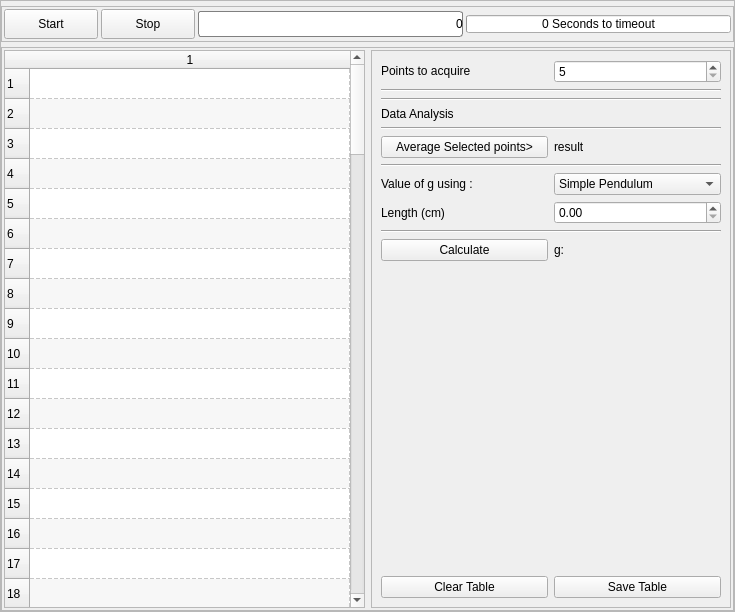
<?xml version="1.0" encoding="UTF-8"?>
<ui version="4.0">
 <class>MainWindow</class>
 <widget class="QMainWindow" name="MainWindow">
  <property name="geometry">
   <rect>
    <x>0</x>
    <y>0</y>
    <width>735</width>
    <height>612</height>
   </rect>
  </property>
  <property name="windowTitle">
   <string>MainWindow</string>
  </property>
  <widget class="QWidget" name="centralwidget">
   <layout class="QGridLayout" name="gridLayout_3">
    <property name="margin">
     <number>0</number>
    </property>
    <item row="0" column="0">
     <widget class="QFrame" name="widgetFrameOuter">
      <property name="sizePolicy">
       <sizepolicy hsizetype="Preferred" vsizetype="Preferred">
        <horstretch>0</horstretch>
        <verstretch>0</verstretch>
       </sizepolicy>
      </property>
      <property name="styleSheet">
       <string notr="true"/>
      </property>
      <property name="frameShape">
       <enum>QFrame::StyledPanel</enum>
      </property>
      <property name="frameShadow">
       <enum>QFrame::Raised</enum>
      </property>
      <property name="class" stdset="0">
       <string>PeripheralCollection</string>
      </property>
      <layout class="QVBoxLayout" name="verticalLayout_3">
       <property name="spacing">
        <number>5</number>
       </property>
       <property name="leftMargin">
        <number>0</number>
       </property>
       <property name="topMargin">
        <number>5</number>
       </property>
       <property name="rightMargin">
        <number>0</number>
       </property>
       <property name="bottomMargin">
        <number>0</number>
       </property>
       <item>
        <widget class="QFrame" name="frame_4">
         <property name="sizePolicy">
          <sizepolicy hsizetype="Preferred" vsizetype="Maximum">
           <horstretch>0</horstretch>
           <verstretch>0</verstretch>
          </sizepolicy>
         </property>
         <property name="frameShape">
          <enum>QFrame::StyledPanel</enum>
         </property>
         <property name="frameShadow">
          <enum>QFrame::Raised</enum>
         </property>
         <layout class="QHBoxLayout" name="horizontalLayout_2">
          <property name="spacing">
           <number>3</number>
          </property>
          <property name="margin">
           <number>2</number>
          </property>
          <item>
           <widget class="QPushButton" name="pushButton">
            <property name="minimumSize">
             <size>
              <width>94</width>
              <height>30</height>
             </size>
            </property>
            <property name="text">
             <string>Start</string>
            </property>
           </widget>
          </item>
          <item>
           <widget class="QPushButton" name="pushButton_3">
            <property name="minimumSize">
             <size>
              <width>94</width>
              <height>30</height>
             </size>
            </property>
            <property name="text">
             <string>Stop</string>
            </property>
           </widget>
          </item>
          <item>
           <widget class="QProgressBar" name="progressBar">
            <property name="styleSheet">
             <string notr="true">QProgressBar:horizontal {
border: 1px solid gray;
border-radius: 3px;
background: white;
padding: 1px;
text-align: right;
margin-right: 5ex;
}
QProgressBar::chunk:horizontal {
background: qlineargradient(x1: 0, y1: 0.5, x2: 1, y2: 0.5, stop: 0 #467, stop:1 white);
margin-right: 1px; /* space */
width: 5px;
}</string>
            </property>
            <property name="maximum">
             <number>2500</number>
            </property>
            <property name="value">
             <number>0</number>
            </property>
            <property name="format">
             <string>%v</string>
            </property>
           </widget>
          </item>
          <item>
           <widget class="QProgressBar" name="timerProgress">
            <property name="maximumSize">
             <size>
              <width>16777215</width>
              <height>18</height>
             </size>
            </property>
            <property name="toolTip">
             <string>Time left before the stopwatch overflows.
 Oscillations must finish within this time limit</string>
            </property>
            <property name="styleSheet">
             <string notr="true"/>
            </property>
            <property name="maximum">
             <number>60</number>
            </property>
            <property name="value">
             <number>0</number>
            </property>
            <property name="textVisible">
             <bool>true</bool>
            </property>
            <property name="format">
             <string>%v Seconds to timeout</string>
            </property>
           </widget>
          </item>
         </layout>
        </widget>
       </item>
       <item>
        <widget class="QFrame" name="frame_2">
         <property name="sizePolicy">
          <sizepolicy hsizetype="Expanding" vsizetype="Preferred">
           <horstretch>0</horstretch>
           <verstretch>0</verstretch>
          </sizepolicy>
         </property>
         <property name="minimumSize">
          <size>
           <width>0</width>
           <height>50</height>
          </size>
         </property>
         <property name="frameShape">
          <enum>QFrame::StyledPanel</enum>
         </property>
         <property name="frameShadow">
          <enum>QFrame::Raised</enum>
         </property>
         <property name="class" stdset="0">
          <string>PeripheralCollectionInner</string>
         </property>
         <layout class="QHBoxLayout" name="horizontalLayout">
          <property name="margin">
           <number>2</number>
          </property>
          <item>
           <widget class="QTableWidget" name="resultsTable">
            <property name="sizePolicy">
             <sizepolicy hsizetype="Preferred" vsizetype="Expanding">
              <horstretch>0</horstretch>
              <verstretch>0</verstretch>
             </sizepolicy>
            </property>
            <property name="minimumSize">
             <size>
              <width>360</width>
              <height>0</height>
             </size>
            </property>
            <property name="toolTip">
             <string>List of time periods for complete oscillations.
Click and drag to select points.
Hold down CTRL key and click to select non consecutive points</string>
            </property>
            <property name="alternatingRowColors">
             <bool>true</bool>
            </property>
            <property name="textElideMode">
             <enum>Qt::ElideMiddle</enum>
            </property>
            <property name="gridStyle">
             <enum>Qt::DashLine</enum>
            </property>
            <property name="rowCount">
             <number>100</number>
            </property>
            <property name="columnCount">
             <number>1</number>
            </property>
            <attribute name="horizontalHeaderDefaultSectionSize">
             <number>150</number>
            </attribute>
            <attribute name="horizontalHeaderMinimumSectionSize">
             <number>40</number>
            </attribute>
            <attribute name="horizontalHeaderStretchLastSection">
             <bool>true</bool>
            </attribute>
            <row/>
            <row/>
            <row/>
            <row/>
            <row/>
            <row/>
            <row/>
            <row/>
            <row/>
            <row/>
            <row/>
            <row/>
            <row/>
            <row/>
            <row/>
            <row/>
            <row/>
            <row/>
            <row/>
            <row/>
            <row/>
            <row/>
            <row/>
            <row/>
            <row/>
            <row/>
            <row/>
            <row/>
            <row/>
            <row/>
            <row/>
            <row/>
            <row/>
            <row/>
            <row/>
            <row/>
            <row/>
            <row/>
            <row/>
            <row/>
            <row/>
            <row/>
            <row/>
            <row/>
            <row/>
            <row/>
            <row/>
            <row/>
            <row/>
            <row/>
            <row/>
            <row/>
            <row/>
            <row/>
            <row/>
            <row/>
            <row/>
            <row/>
            <row/>
            <row/>
            <row/>
            <row/>
            <row/>
            <row/>
            <row/>
            <row/>
            <row/>
            <row/>
            <row/>
            <row/>
            <row/>
            <row/>
            <row/>
            <row/>
            <row/>
            <row/>
            <row/>
            <row/>
            <row/>
            <row/>
            <row/>
            <row/>
            <row/>
            <row/>
            <row/>
            <row/>
            <row/>
            <row/>
            <row/>
            <row/>
            <row/>
            <row/>
            <row/>
            <row/>
            <row/>
            <row/>
            <row/>
            <row/>
            <row/>
            <row/>
            <column/>
           </widget>
          </item>
          <item>
           <widget class="QFrame" name="frame_3">
            <property name="sizePolicy">
             <sizepolicy hsizetype="Minimum" vsizetype="Preferred">
              <horstretch>0</horstretch>
              <verstretch>0</verstretch>
             </sizepolicy>
            </property>
            <property name="frameShape">
             <enum>QFrame::StyledPanel</enum>
            </property>
            <property name="frameShadow">
             <enum>QFrame::Raised</enum>
            </property>
            <layout class="QGridLayout" name="gridLayout_2">
             <item row="10" column="1">
              <widget class="QComboBox" name="comboBox">
               <item>
                <property name="text">
                 <string>Simple Pendulum</string>
                </property>
               </item>
               <item>
                <property name="text">
                 <string>Rod Pendulum</string>
                </property>
               </item>
              </widget>
             </item>
             <item row="8" column="0" colspan="2">
              <widget class="Line" name="line">
               <property name="minimumSize">
                <size>
                 <width>0</width>
                 <height>0</height>
                </size>
               </property>
               <property name="lineWidth">
                <number>1</number>
               </property>
               <property name="midLineWidth">
                <number>0</number>
               </property>
               <property name="orientation">
                <enum>Qt::Horizontal</enum>
               </property>
              </widget>
             </item>
             <item row="13" column="0">
              <widget class="QPushButton" name="pushButton_6">
               <property name="text">
                <string>Calculate</string>
               </property>
              </widget>
             </item>
             <item row="4" column="0" colspan="2">
              <widget class="Line" name="line_2">
               <property name="minimumSize">
                <size>
                 <width>30</width>
                 <height>0</height>
                </size>
               </property>
               <property name="lineWidth">
                <number>1</number>
               </property>
               <property name="midLineWidth">
                <number>0</number>
               </property>
               <property name="orientation">
                <enum>Qt::Horizontal</enum>
               </property>
              </widget>
             </item>
             <item row="15" column="0">
              <spacer name="verticalSpacer">
               <property name="orientation">
                <enum>Qt::Vertical</enum>
               </property>
               <property name="sizeHint" stdset="0">
                <size>
                 <width>20</width>
                 <height>40</height>
                </size>
               </property>
              </spacer>
             </item>
             <item row="5" column="1">
              <widget class="QLabel" name="averageLabel">
               <property name="text">
                <string>result</string>
               </property>
              </widget>
             </item>
             <item row="10" column="0">
              <widget class="QLabel" name="averageLabel_2">
               <property name="text">
                <string>Value of g using :</string>
               </property>
              </widget>
             </item>
             <item row="11" column="0">
              <widget class="QLabel" name="label_2">
               <property name="text">
                <string>Length (cm)</string>
               </property>
              </widget>
             </item>
             <item row="5" column="0">
              <widget class="QPushButton" name="pushButton_4">
               <property name="toolTip">
                <string>Obtain average of data points selected in the table</string>
               </property>
               <property name="text">
                <string>Average Selected points&gt;</string>
               </property>
              </widget>
             </item>
             <item row="3" column="0">
              <widget class="QLabel" name="label">
               <property name="sizePolicy">
                <sizepolicy hsizetype="Preferred" vsizetype="Maximum">
                 <horstretch>0</horstretch>
                 <verstretch>0</verstretch>
                </sizepolicy>
               </property>
               <property name="text">
                <string>Data Analysis</string>
               </property>
               <property name="class" stdset="0">
                <string>headingLabel</string>
               </property>
              </widget>
             </item>
             <item row="13" column="1">
              <widget class="QLabel" name="gLabel">
               <property name="text">
                <string>g:</string>
               </property>
              </widget>
             </item>
             <item row="11" column="1">
              <widget class="QDoubleSpinBox" name="lenBox"/>
             </item>
             <item row="0" column="0">
              <widget class="QLabel" name="label_3">
               <property name="sizePolicy">
                <sizepolicy hsizetype="Preferred" vsizetype="Maximum">
                 <horstretch>0</horstretch>
                 <verstretch>0</verstretch>
                </sizepolicy>
               </property>
               <property name="text">
                <string>Points to acquire</string>
               </property>
              </widget>
             </item>
             <item row="12" column="0" colspan="2">
              <widget class="Line" name="line_3">
               <property name="orientation">
                <enum>Qt::Horizontal</enum>
               </property>
              </widget>
             </item>
             <item row="0" column="1">
              <widget class="QSpinBox" name="pointBox">
               <property name="minimum">
                <number>5</number>
               </property>
               <property name="maximum">
                <number>1000</number>
               </property>
              </widget>
             </item>
             <item row="1" column="0" colspan="2">
              <widget class="Line" name="line_4">
               <property name="minimumSize">
                <size>
                 <width>30</width>
                 <height>0</height>
                </size>
               </property>
               <property name="lineWidth">
                <number>1</number>
               </property>
               <property name="midLineWidth">
                <number>0</number>
               </property>
               <property name="orientation">
                <enum>Qt::Horizontal</enum>
               </property>
              </widget>
             </item>
             <item row="2" column="0" colspan="2">
              <widget class="Line" name="line_5">
               <property name="minimumSize">
                <size>
                 <width>30</width>
                 <height>0</height>
                </size>
               </property>
               <property name="lineWidth">
                <number>1</number>
               </property>
               <property name="midLineWidth">
                <number>0</number>
               </property>
               <property name="orientation">
                <enum>Qt::Horizontal</enum>
               </property>
              </widget>
             </item>
             <item row="16" column="0">
              <widget class="QPushButton" name="pushButton_2">
               <property name="text">
                <string>Clear Table</string>
               </property>
              </widget>
             </item>
             <item row="16" column="1">
              <widget class="QPushButton" name="pushButton_5">
               <property name="text">
                <string>Save Table</string>
               </property>
              </widget>
             </item>
            </layout>
           </widget>
          </item>
         </layout>
        </widget>
       </item>
      </layout>
     </widget>
    </item>
   </layout>
  </widget>
  <widget class="QMenuBar" name="menubar">
   <property name="geometry">
    <rect>
     <x>0</x>
     <y>0</y>
     <width>735</width>
     <height>25</height>
    </rect>
   </property>
  </widget>
 </widget>
 <resources/>
 <connections>
  <connection>
   <sender>pushButton</sender>
   <signal>clicked()</signal>
   <receiver>MainWindow</receiver>
   <slot>run()</slot>
   <hints>
    <hint type="sourcelabel">
     <x>97</x>
     <y>63</y>
    </hint>
    <hint type="destinationlabel">
     <x>646</x>
     <y>202</y>
    </hint>
   </hints>
  </connection>
  <connection>
   <sender>pushButton_3</sender>
   <signal>clicked()</signal>
   <receiver>MainWindow</receiver>
   <slot>stop()</slot>
   <hints>
    <hint type="sourcelabel">
     <x>194</x>
     <y>63</y>
    </hint>
    <hint type="destinationlabel">
     <x>445</x>
     <y>0</y>
    </hint>
   </hints>
  </connection>
  <connection>
   <sender>pushButton_4</sender>
   <signal>clicked()</signal>
   <receiver>MainWindow</receiver>
   <slot>calcAvg()</slot>
   <hints>
    <hint type="sourcelabel">
     <x>568</x>
     <y>194</y>
    </hint>
    <hint type="destinationlabel">
     <x>592</x>
     <y>0</y>
    </hint>
   </hints>
  </connection>
  <connection>
   <sender>comboBox</sender>
   <signal>currentIndexChanged(int)</signal>
   <receiver>MainWindow</receiver>
   <slot>setPendulumType(int)</slot>
   <hints>
    <hint type="sourcelabel">
     <x>720</x>
     <y>236</y>
    </hint>
    <hint type="destinationlabel">
     <x>722</x>
     <y>276</y>
    </hint>
   </hints>
  </connection>
  <connection>
   <sender>pushButton_6</sender>
   <signal>clicked()</signal>
   <receiver>MainWindow</receiver>
   <slot>calculateg()</slot>
   <hints>
    <hint type="sourcelabel">
     <x>568</x>
     <y>311</y>
    </hint>
    <hint type="destinationlabel">
     <x>734</x>
     <y>414</y>
    </hint>
   </hints>
  </connection>
  <connection>
   <sender>pointBox</sender>
   <signal>editingFinished()</signal>
   <receiver>MainWindow</receiver>
   <slot>setTotalPoints()</slot>
   <hints>
    <hint type="sourcelabel">
     <x>652</x>
     <y>108</y>
    </hint>
    <hint type="destinationlabel">
     <x>750</x>
     <y>84</y>
    </hint>
   </hints>
  </connection>
  <connection>
   <sender>pushButton_5</sender>
   <signal>clicked()</signal>
   <receiver>MainWindow</receiver>
   <slot>saveData()</slot>
   <hints>
    <hint type="sourcelabel">
     <x>677</x>
     <y>591</y>
    </hint>
    <hint type="destinationlabel">
     <x>686</x>
     <y>617</y>
    </hint>
   </hints>
  </connection>
  <connection>
   <sender>pushButton_2</sender>
   <signal>clicked()</signal>
   <receiver>MainWindow</receiver>
   <slot>clearTable()</slot>
   <hints>
    <hint type="sourcelabel">
     <x>531</x>
     <y>588</y>
    </hint>
    <hint type="destinationlabel">
     <x>529</x>
     <y>633</y>
    </hint>
   </hints>
  </connection>
 </connections>
 <slots>
  <slot>run()</slot>
  <slot>delete_curve()</slot>
  <slot>stop()</slot>
  <slot>calcAvg()</slot>
  <slot>downloadData()</slot>
  <slot>setPendulumType(int)</slot>
  <slot>calculateg()</slot>
  <slot>setTotalPoints()</slot>
  <slot>saveData()</slot>
  <slot>clearTable()</slot>
 </slots>
</ui>
